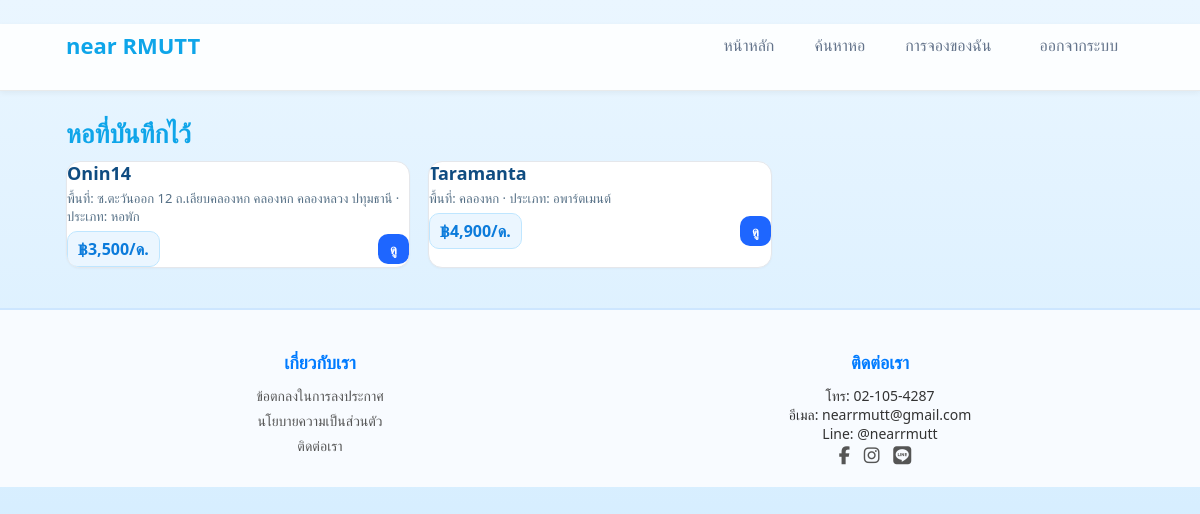
Page /favorites.php (signed in) on the committed database.
### tables this page shows
CREATE TABLE `listings` (
  `id` int(11) NOT NULL,
  `owner_id` int(11) NOT NULL,
  `title` varchar(150) NOT NULL,
  `area` varchar(100) DEFAULT NULL,
  `type` varchar(50) DEFAULT NULL,
  `price` decimal(10,2) NOT NULL,
  `description` text DEFAULT NULL,
  `status` enum('active','inactive') DEFAULT 'active',
  `created_at` timestamp NOT NULL DEFAULT current_timestamp(),
  `deposit` decimal(10,2) DEFAULT NULL,
  `electricity_rate` varchar(60) DEFAULT NULL,
  `water_rate` varchar(60) DEFAULT NULL,
  `other_fee` decimal(10,2) DEFAULT NULL,
  `internet` varchar(100) DEFAULT NULL,
  `details_long` mediumtext DEFAULT NULL,
  `contact_phone` varchar(32) DEFAULT NULL,
  `contact_line` varchar(64) DEFAULT NULL,
  `contact_facebook` varchar(255) DEFAULT NULL,
  `contact_email` varchar(255) DEFAULT NULL,
  `map_url` varchar(255) DEFAULT NULL
);

### favorites.php (the view, shortened to what this page needs)
<?php
$title='ที่สนใจ'; include __DIR__.'/header.php'; include __DIR__.'/conn.php';
$uid=(int)$_SESSION['user_id'];
$stmt=$mysqli->prepare("
  SELECT L.id,L.title,L.area,L.type,L.price
  FROM favorites F JOIN listings L ON L.id=F.listing_id
  WHERE F.user_id=? ORDER BY F.created_at DESC
");
$stmt->bind_param('i',$uid); $stmt->execute();
$rows=$stmt->get_result()->fetch_all(MYSQLI_ASSOC);
?>
<main class="container">
  <h1 class="title">หอที่บันทึกไว้</h1>
  <div class="grid listings">
    <?php foreach($rows as $L): ?>
      <article class="card listing">
        <div class="listing-title"><?= htmlspecialchars($L['title']) ?></div>
        <div class="listing-meta">พื้นที่: <?= htmlspecialchars($L['area']) ?> · ประเภท: <?= htmlspecialchars($L['type']) ?></div>
        <div class="listing-row">
          <span class="price-chip">฿<?= number_format($L['price'],0) ?>/ด.</span>
          <a class="btn small" href="listing_view.php?id=<?= (int)$L['id'] ?>">ดู</a>
        </div>
      </article>
    <?php endforeach; ?>
  </div>
</main>
<?php include __DIR__.'/footer.php'; ?>

### style.css (style rules this page uses)
:root { --bg: #eaf4ff; --card: #ffffff; --text: #1e293b; --muted: #64748b; --primary: #38bdf8; --primary-2: #0ea5e9; --border: rgba(0,0,0,.08); --radius: 14px; --shadow: 0 4px 15px rgba(56,189,248,.2); }
* { box-sizing:border-box; margin:0; padding:0; }
body { font-family: 'Segoe UI', Poppins, sans-serif; background: linear-gradient(180deg, #eaf6ff 0%, #cbe9ff 100%); color: var(--text); min-height: 100vh; }
.container { max-width:1000px; margin-inline:auto; padding:24px; }
.card { background:var(--card); border:1px solid var(--border); border-radius:var(--radius); padding:18px; box-shadow:var(--shadow); }
.grid { display:grid; grid-template-columns:repeat(3,1fr); gap:18px; }
.btn { background:linear-gradient(180deg,var(--primary),var(--primary-2)); color:#fff; border:0; border-radius:12px; padding:10px 18px; font-weight:600; cursor:pointer; transition:.25s; text-decoration:none; display:inline-flex; align-items:center; justify-content:center; }
.title { font-size:26px; color:var(--primary-2); margin-bottom:10px; }
.btn { background: linear-gradient(135deg, #00aaff, #0088ff); color: white; border: none; border-radius: 8px; padding: 6px 14px; font-size: 14px; cursor: pointer; transition: background 0.3s, transform 0.2s; display: inline-block; font-weight: 600; }
.btn.small { padding: 4px 10px; font-size: 13px; }
.card.listing { padding:0; overflow:hidden; }
.listing-title { font-size:18px; font-weight:800; color:#0f4c81; margin-bottom:4px; }
.listing-meta { color:#567086; font-size:13px; margin-bottom:6px; }
.listing-row { display:flex; align-items:center; justify-content:space-between; gap:10px; margin-top:6px; }
.price-chip { background:#ebf6ff; border:1px solid #bfe6ff; color:#0b7bdb; font-weight:800; padding:6px 10px; border-radius:10px; }
.btn.small { padding:6px 12px; font-size:13px; font-weight:700; }
.price-chip { margin:0; }
.listing-title { margin:0 0 4px; color:#0f4c81; font-size:18px; font-weight:800; line-height:1.25; display:-webkit-box; -webkit-line-clamp:2; -webkit-box-orient:vertical; overflow:hidden; }
.listing-meta { color:#567086; font-size:13px; }
.price-chip { background:#ebf6ff; border:1px solid #bfe6ff; color:#0b7bdb; font-weight:800; padding:6px 10px; border-radius:10px; white-space:nowrap; }
.container { max-width:1100px; margin:24px auto; padding:0 16px; }
.card { background:#fff; border:1px solid #e5e7eb; border-radius:14px; box-shadow:0 1px 2px rgba(0,0,0,.03); }
.btn { display:inline-block; padding:10px 14px; border-radius:10px; background:#1e66ff; color:#fff; text-decoration:none; font-weight:600; }

### rows in the picture
listings: title "Onin14", area "ซ.ตะวันออก 12 ถ.เลียบคลองหก คลองหก คลองหลวง ปทุมธานี", type "หอพัก", price "3,500"
listings: title "Taramanta", area "คลองหก", type "อพาร์ตเมนต์", price "4,900"
